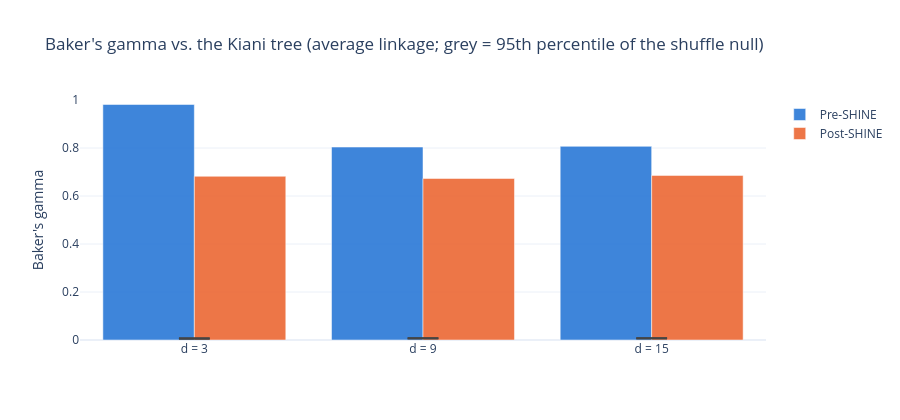

Notebook source saved alongside this figure:
### Markdown cell above
## 3. Does the geometry imply the same hierarchy?

The exact hierarchy is the directory tree itself, converted to a dendrogram (`path_tree_to_linkage`; each directory is a merge point, so cophenetic distance falls with shared depth). The perceptual side is each cohort's cached SMACOF embedding (`3_geometry.ipynb`'s fits, `MDS_CACHE_DIR`) at d = 3, 9, 15 dimensions, clustered with **average linkage**: the v5 simulation report (`SpAM_Simulations/sim_results/v5/report/`) finds average outperforms ward and complete throughout (Baker's gamma 0.611 vs 0.579 and 0.471).

Agreement is **Baker's gamma**, the rank correlation of the two dendrograms' cophenetic distances (k-free, so it summarises the whole merge order), against a null that shuffles image identity in the tree. It is dominated by coarse structure, since most pairs merge near the root. *Cophenetic fidelity* is how well each dendrogram keeps its own embedded geometry, which qualifies the gamma. For pre vs post this is descriptive: a participant bootstrap would need an MDS refit per draw (about 10 h).

### Code cell
z_km = path_tree_to_linkage(parts)
embedded = {c: perceptual_embeddings(rdm[c], c, MDS_DIMS, MDS_CACHE_DIR) for c in COHORTS}

rows = []
for c in COHORTS:
    table = agglomerative_agreement(z_km, embedded[c]).set_index("ndim")
    for d in MDS_DIMS:
        shuffle = dendrogram_shuffle_test(
            cophenetic_ranks(perceptual_tree(embedded[c][d])), parts, n_perm=N_PERM, seed=SEED,
            cache_path=cache(f"km_gamma_shuffle_{c}_d{d}_n{N_PERM}_seed{SEED}.npz"),
        )
        rows.append({"cohort": c, "ndim": d, "cophenetic_fidelity": table.at[d, "cophenetic_fidelity"], **shuffle.summary()})
gamma = pd.DataFrame(rows)
fig_baker_gamma(gamma, title="Baker's gamma vs. the Kiani tree (average linkage; grey = 95th percentile of the shuffle null)").show()
gamma.round(4)

### Figure 1 — Plotly figure (JSON) as saved in the notebook; plotly's stock layout.template omitted (floating-point values rounded to 4 significant figures)
{"data": [{"marker": {"color": "rgba(42,120,214,0.9)"}, "name": "Pre-SHINE", "type": "bar", "x": ["d = 3", "d = 9", "d = 15"], "y": [0.9813, 0.8039, 0.807]}, {"marker": {"color": "grey", "line": {"width": 2}, "size": 22, "symbol": "line-ew"}, "mode": "markers", "showlegend": false, "type": "scatter", "x": ["d = 3", "d = 9", "d = 15"], "y": [0.005272, 0.00718, 0.007262]}, {"marker": {"color": "rgba(235,104,52,0.9)"}, "name": "Post-SHINE", "type": "bar", "x": ["d = 3", "d = 9", "d = 15"], "y": [0.6821, 0.6731, 0.6857]}, {"marker": {"color": "grey", "line": {"width": 2}, "size": 22, "symbol": "line-ew"}, "mode": "markers", "showlegend": false, "type": "scatter", "x": ["d = 3", "d = 9", "d = 15"], "y": [0.007254, 0.006905, 0.007014]}], "layout": {"barmode": "group", "height": 420, "title": {"text": "Baker's gamma vs. the Kiani tree (average linkage; grey = 95th percentile of the shuffle null)"}, "yaxis": {"range": [0, 1], "title": {"text": "Baker's gamma"}}}}
